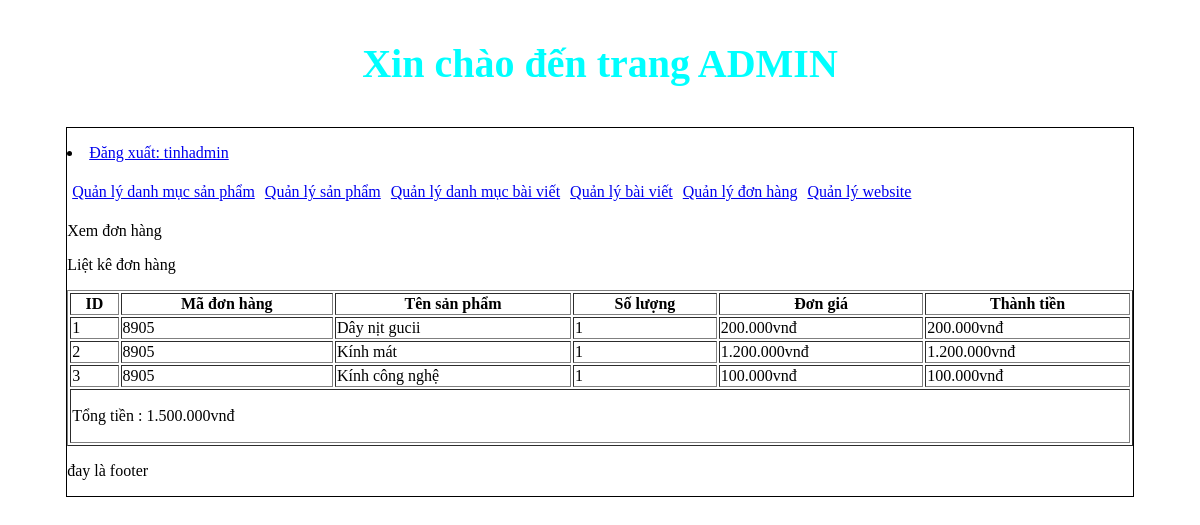
The app's page /web_mysqli/admincp/index.php?action=donhang&query=xemdonhang&code=8905 (signed in) with its own data.
### tables this page shows
CREATE TABLE `tbl_cart_details` (
  `id_cart_details` int(11) NOT NULL,
  `code_cart` varchar(10) NOT NULL,
  `id_sanpham` int(11) NOT NULL,
  `soluongmua` int(11) NOT NULL
);

CREATE TABLE `tbl_sanpham` (
  `id_sanpham` int(11) NOT NULL,
  `tensp` varchar(255) NOT NULL,
  `masp` varchar(255) NOT NULL,
  `giasp` varchar(50) NOT NULL,
  `soluong` int(11) NOT NULL,
  `hinhanh` varchar(255) NOT NULL,
  `tomtat` text NOT NULL,
  `noidung` text NOT NULL,
  `tinhtrang` int(11) NOT NULL,
  `id_danhmuc` int(11) NOT NULL
);

### web_mysqli/admincp/modules/quanlydonhang/xemdonhang.php (the view)
<p>Xem đơn hàng</p>
<p>Liệt kê đơn hàng</p>
<?php
    $code =$_GET['code'];
    $sql_lietke_dh = "SELECT * FROM tbl_cart_details,tbl_sanpham WHERE tbl_cart_details.id_sanpham = tbl_sanpham.id_sanpham AND
    tbl_cart_details.code_cart = '".$code."' ORDER BY tbl_cart_details.id_cart_details DESC";
    $query_lietke_dh = mysqli_query($mysqli,$sql_lietke_dh);
?>
<table style="width:100%" border="1" style="border-collapse: collapse;">
  <tr>
      <th>ID</th>
    <th>Mã đơn hàng</th>
    <th>Tên sản phẩm</th>
    <th>Số lượng</th>
    <th>Đơn giá</th>
    <th>Thành tiền</th>
  </tr>
  <?php
    $i=0;
    $tongtieng =0;
    while($row = mysqli_fetch_array($query_lietke_dh)){
        $i++;
        $thanhtien = $row['giasp']* $row['soluongmua'];
        $tongtieng += $thanhtien;
  ?>
  <tr>
    <td><?php echo $i ?></td>
    <td><?php echo $row['code_cart'] ?></td>
    <td><?php echo $row['tensp'] ?></td>
    <td><?php echo $row['soluongmua'] ?></td>
    <td><?php echo number_format($row['giasp'],0,',','.'). 'vnđ'  ?></td>
    <td><?php echo number_format ($row['giasp']* $row['soluongmua'],0,',','.'). 'vnđ' ?></td>
  </tr>
  <?php
    }
  ?>
  <tr>
  <td colspan="6">
      <p>Tổng tiền : <?php echo number_format ($tongtieng,0,',','.'). 'vnđ' ?></p>
    </td>
  </tr>
</table>

### records on screen
tbl_cart_details: code_cart "8905", id_sanpham.tensp "Dây nịt gucii", soluongmua "1", id_sanpham.giasp "200.000", $row['giasp']* $row['soluongmua'] "200.000"
tbl_cart_details: code_cart "8905", id_sanpham.tensp "Kính mát", soluongmua "1", id_sanpham.giasp "1.200.000", $row['giasp']* $row['soluongmua'] "1.200.000"
tbl_cart_details: code_cart "8905", id_sanpham.tensp "Kính công nghệ", soluongmua "1", id_sanpham.giasp "100.000", $row['giasp']* $row['soluongmua'] "100.000"

### other values on screen
$_SESSION['dangnhap'] "tinhadmin"
$tongtieng "1.500.000"
